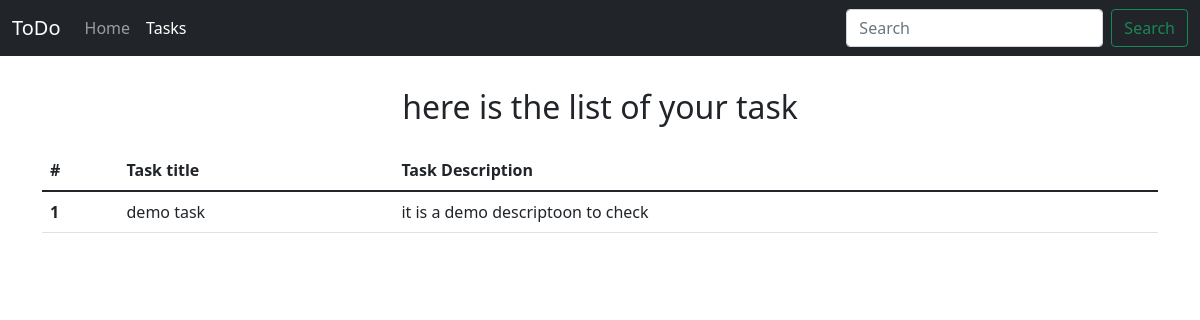
/tasks, run on an earlier commit of the app's database.
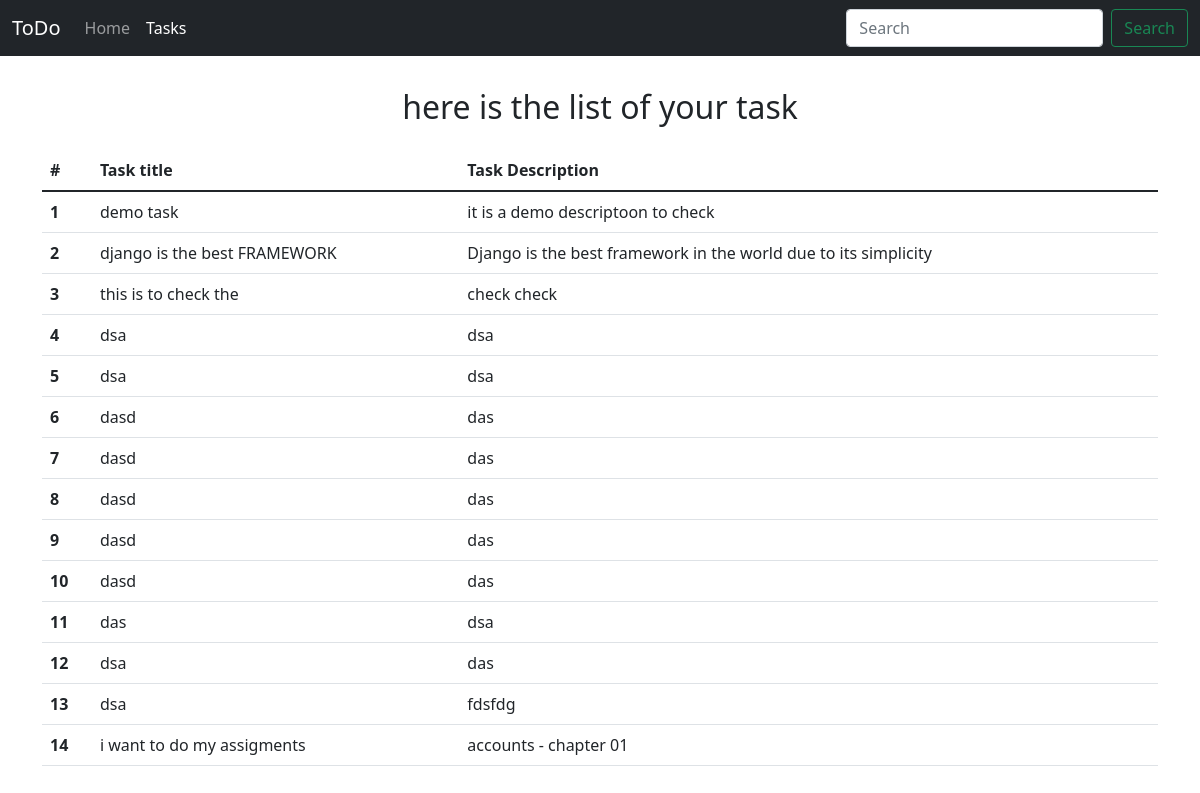
And on a later commit of the database.
### home/models.py (models this page shows)
class Task(models.Model):
    tasktitle = models.CharField(max_length=80)
    taskdesc = models.TextField()
    time = models.DateTimeField(auto_now_add=True)
    def __str__(self):
        return self.tasktitle

### home/views.py (the view)
# urls.py: path('tasks', views.tasks, name='tasks')
def tasks(request):
    allTask = Task.objects.all()
    print(allTask)
    for item in allTask:
        print(item.taskdesc)
    context = {'tasks' : allTask}
    return render(request, 'tasks.html', context)

### templates/tasks.html (shortened to what this page needs)
<!doctype html>
<html lang="en">
<head>
    <link href="https://cdn.jsdelivr.net/npm/bootstrap@5.1.3/dist/css/bootstrap.min.css" rel="stylesheet"
>
</head>
<body>
    <nav class="navbar navbar-expand-lg navbar-dark bg-dark">
        <div class="container-fluid">
            <a class="navbar-brand" href="/">ToDo</a>
            <div class="collapse navbar-collapse" id="navbarSupportedContent">
                <ul class="navbar-nav me-auto mb-2 mb-lg-0">
                    <li class="nav-item">
                        <a class="nav-link " aria-current="page" href="/">Home</a>
                    </li>
                    <li class="nav-item">
                        <a class="nav-link active" href="/tasks">Tasks</a>
                    </li>
                </ul>
                <form class="d-flex">
                    <input class="form-control me-2" type="search" placeholder="Search" aria-label="Search">
                    <button class="btn btn-outline-success" type="submit">Search</button>
                </form>
            </div>
        </div>
    </nav>
    <div class="container my-3">
        <h2 class="text-center py-3">here is the list of your task</h2>
        <table class="table">
            <thead>
                <tr>
                    <th scope="col">#</th>
                    <th scope="col">Task title</th>
                    <th scope="col">Task Description</th>
                </tr>
            </thead>
            <tbody>
                {% for task in tasks  %}
                <tr>
                    <th scope="row"> {{forloop.counter}}  </th>
                    <td> {{task.tasktitle}} </td>
                    <td> {{task.taskdesc}} </td>
                </tr>
                {% endfor %}
            </tbody>
        </table>
    </div>
</body>
</html>

What changed in the data, as far as the page shows it:
added Task: tasktitle "django is the best FRAMEWORK", taskdesc "Django is the best framework in the world due to its simplicity"
added Task: tasktitle "this is to check the", taskdesc "check check"
added Task: tasktitle "dsa", taskdesc "dsa"
added Task: tasktitle "dsa", taskdesc "dsa"
added Task: tasktitle "dasd", taskdesc "das"
added Task: tasktitle "dasd", taskdesc "das"
added Task: tasktitle "dasd", taskdesc "das"
added Task: tasktitle "dasd", taskdesc "das"
added Task: tasktitle "dasd", taskdesc "das"
added Task: tasktitle "das", taskdesc "dsa"
added Task: tasktitle "dsa", taskdesc "das"
added Task: tasktitle "dsa", taskdesc "fdsfdg"
added Task: tasktitle "i want to do my assigments", taskdesc "accounts - chapter 01"
